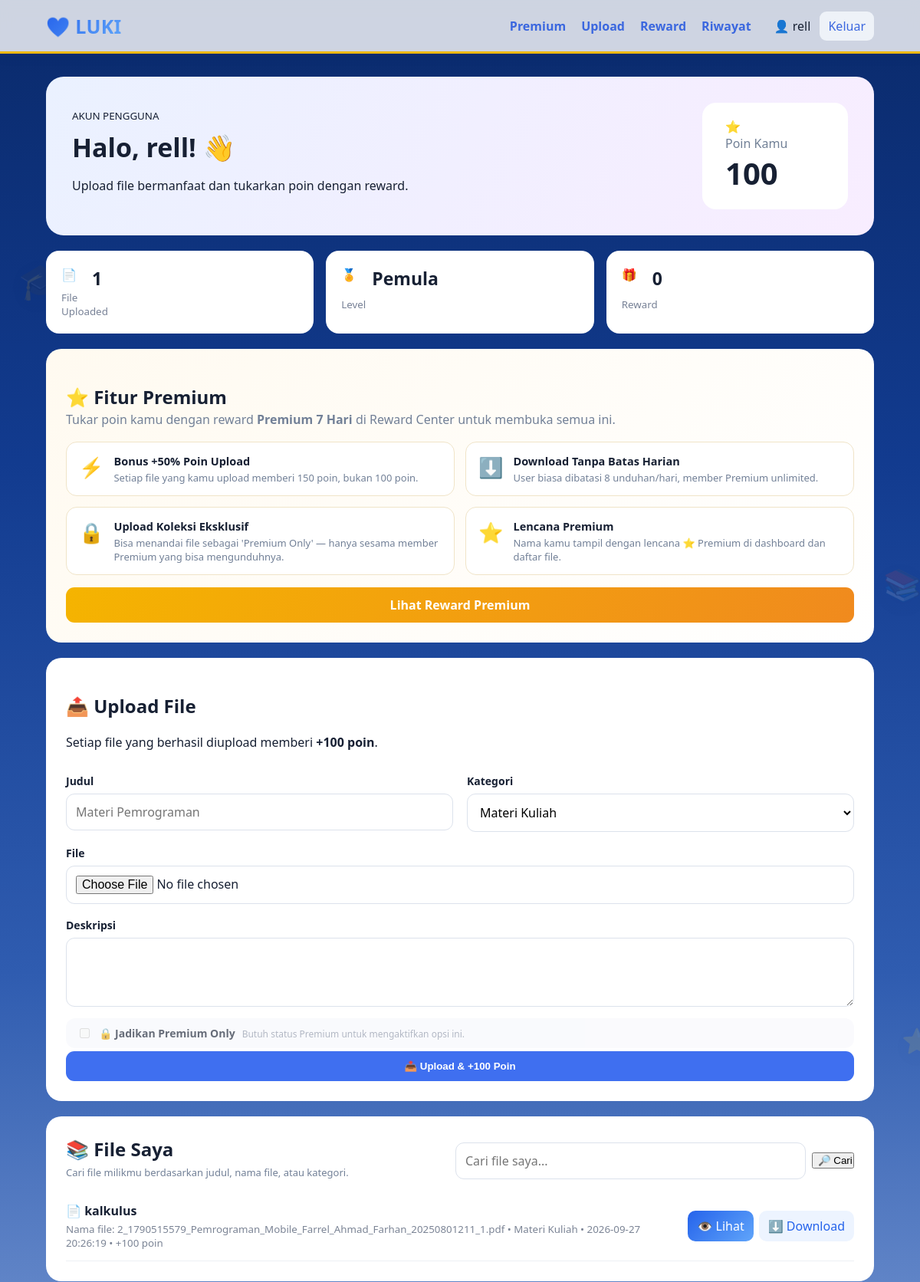
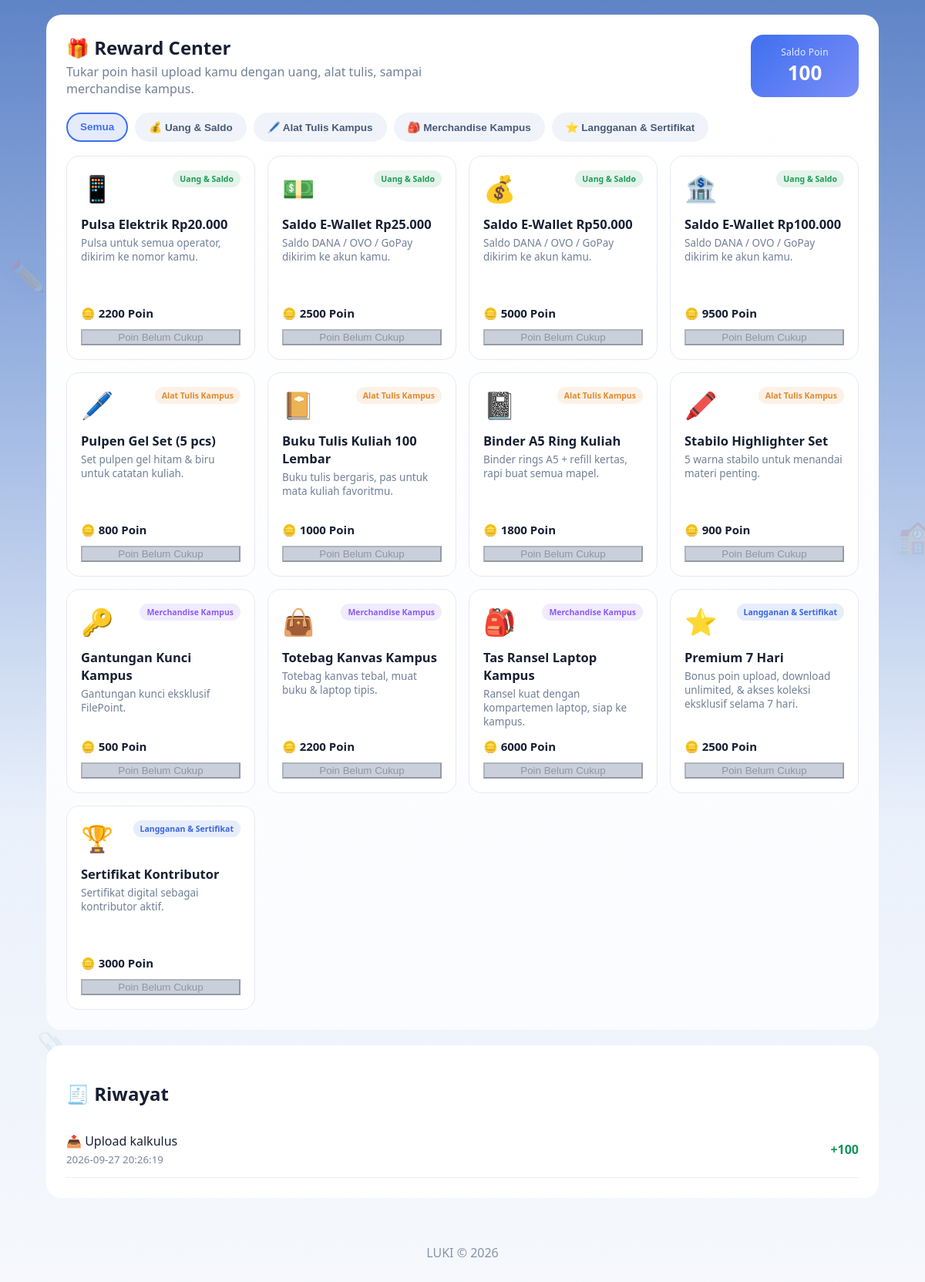
/dashboard (signed in), run on the app's committed database (2 pictures, top to bottom).
### tables this page shows
CREATE TABLE users(
        id INTEGER PRIMARY KEY AUTOINCREMENT, username TEXT UNIQUE NOT NULL,
        email TEXT UNIQUE NOT NULL, password TEXT NOT NULL,
        points INTEGER DEFAULT 0, role TEXT DEFAULT 'user', created_at TEXT NOT NULL, premium_until TEXT);

CREATE TABLE files(
        id INTEGER PRIMARY KEY AUTOINCREMENT, user_id INTEGER NOT NULL,
        title TEXT NOT NULL, category TEXT NOT NULL, filename TEXT NOT NULL,
        description TEXT, points INTEGER DEFAULT 100, created_at TEXT NOT NULL, premium_only INTEGER DEFAULT 0, file_hash TEXT);

CREATE TABLE history(
        id INTEGER PRIMARY KEY AUTOINCREMENT, user_id INTEGER NOT NULL,
        text TEXT NOT NULL, amount INTEGER NOT NULL, icon TEXT NOT NULL,
        created_at TEXT NOT NULL);

### app.py (the view)
@app.route("/dashboard")
def dashboard():
    u=user()
    if not u:return redirect(url_for("login"))
    q=request.args.get("q","" ).strip()
    c=conn()
    if q:
        like=f"%{q}%"
        fs=c.execute("""SELECT * FROM files WHERE user_id=?
                         AND (title LIKE ? OR filename LIKE ? OR category LIKE ?)
                         ORDER BY id DESC""",(u["id"],like,like,like)).fetchall()
    else:
        fs=c.execute("SELECT * FROM files WHERE user_id=? ORDER BY id DESC",(u["id"],)).fetchall()
    hs=c.execute("SELECT * FROM history WHERE user_id=? ORDER BY id DESC",(u["id"],)).fetchall()
    rs=c.execute("SELECT * FROM redemptions WHERE user_id=? ORDER BY id DESC",(u["id"],)).fetchall()
    c.close()
    categories=[]
    for r in REWARDS:
        if r["category"] not in categories: categories.append(r["category"])
    return render_template("dashboard.html",user=u,files=fs,history=hs,redemptions=rs,search=q,
                            rewards=REWARDS,categories=categories,cat_meta=CATEGORY_META,
                            is_premium=is_premium(u),premium_days=premium_days_left(u),
                            premium_benefits=PREMIUM_BENEFITS,free_upload_pts=FREE_UPLOAD_POINTS,
                            premium_upload_pts=PREMIUM_UPLOAD_POINTS,free_dl_limit=FREE_DAILY_DOWNLOAD_LIMIT)

### app.py (called while the page is built)
def conn():
    c=sqlite3.connect(DB); c.row_factory=sqlite3.Row; return c

def user():
    if "uid" not in session:return None
    c=conn(); x=c.execute("SELECT * FROM users WHERE id=?",(session["uid"],)).fetchone(); c.close(); return x

def is_premium(u):
    if not u or not u["premium_until"]: return False
    try: return datetime.strptime(u["premium_until"],"%Y-%m-%d %H:%M:%S")>datetime.now()
    except (ValueError,TypeError): return False

def premium_days_left(u):
    if not is_premium(u): return 0
    delta=datetime.strptime(u["premium_until"],"%Y-%m-%d %H:%M:%S")-datetime.now()
    return max(1,delta.days+(1 if delta.seconds>0 else 0))

### templates/dashboard.html (shortened to what this page needs)
<!doctype html><html lang="id"><head><link rel="stylesheet" href="{{url_for('static',filename='style.css')}}"></head><body><div class="deco-layer" aria-hidden="true">
<span style="top:10%;left:2%;font-size:46px;opacity:.14;animation-delay:.1s">🎓</span>
<span style="top:22%;left:96%;font-size:40px;opacity:.13;animation-delay:.7s">📚</span>
<span style="top:60%;left:1%;font-size:38px;opacity:.13;animation-delay:1.2s">✏️</span>
<span style="top:70%;left:97%;font-size:42px;opacity:.13;animation-delay:.4s">🏫</span>
<span style="top:90%;left:4%;font-size:34px;opacity:.12;animation-delay:1.5s">📎</span>
<span style="top:40%;left:98%;font-size:32px;opacity:.12;animation-delay:.9s">⭐</span>
</div><header><div class="brand">💙 LUKI</div><nav><a href="#premium">Premium</a><a href="#upload">Upload</a><a href="#reward">Reward</a><a href="#history">Riwayat</a></nav><div>👤 {{user.username}} <a class="logout" href="{{url_for('logout')}}">Keluar</a></div></header><main>
<section class="hero"><div><small>AKUN PENGGUNA</small><h1>Halo, {{user.username}}! {% if is_premium %}<span class="badge-premium">⭐ Premium</span>{% else %}👋{% endif %}</h1><p>{% if is_premium %}Member Premium aktif — sisa <b>{{premium_days}} hari</b>. Nikmati semua benefitnya di bawah.{% else %}Upload file bermanfaat dan tukarkan poin dengan reward.{% endif %}</p></div><div class="points">⭐<span>Poin Kamu</span><b>{{user.points}}</b></div></section>
<div class="stats"><div>📄<b>{{files|length}}</b><small>File Uploaded</small></div><div>🏅<b>{% if user.points>=10000 %}Elite{% elif user.points>=5000 %}Expert{% elif user.points>=2000 %}Aktif{% else %}Pemula{% endif %}</b><small>Level</small></div><div>🎁<b>{{redemptions|length}}</b><small>Reward</small></div></div>
<section id="premium" class="panel premium-panel">
  <h2>⭐ Fitur Premium</h2>
  <p class="sub">{% if is_premium %}Kamu sedang menikmati semua benefit ini selama <b>{{premium_days}} hari</b> ke depan.{% else %}Tukar poin kamu dengan reward <b>Premium 7 Hari</b> di Reward Center untuk membuka semua ini.{% endif %}</p>
  <div class="premium-grid">
    {% for b in premium_benefits %}
    <div class="premium-item"><i>{{b.icon}}</i><div><b>{{b.title}}</b><p>{{b.desc}}</p></div></div>
    {% endfor %}
  </div>
  {% if not is_premium %}<a href="#reward" class="btn full">Lihat Reward Premium</a>{% endif %}
</section>
<section id="upload" class="panel"><h2>📤 Upload File</h2><p>Setiap file yang berhasil diupload memberi <b>+{{'150 poin (bonus Premium ⭐)' if is_premium else '100 poin'}}</b>.</p><form method="post" action="{{url_for('upload')}}" enctype="multipart/form-data" class="grid"><div><label>Judul</label><input name="title" required placeholder="Materi Pemrograman"></div><div><label>Kategori</label><select name="category"><option>Materi Kuliah</option><option>Tugas</option><option>Modul</option><option>Template</option></select></div><div class="full"><label>File</label><input type="file" name="file" required></div><div class="full"><label>Deskripsi</label><textarea name="description"></textarea></div>
<div class="full premium-check {{'' if is_premium else 'locked'}}"><label class="checkline"><input type="checkbox" name="premium_only" {{'' if is_premium else 'disabled'}}> 🔒 Jadikan Premium Only <small>{{'Hanya sesama member Premium yang bisa mengunduh file ini.' if is_premium else 'Butuh status Premium untuk mengaktifkan opsi ini.'}}</small></label></div>
<button class="full">📤 Upload & +{{premium_upload_pts if is_premium else free_upload_pts}} Poin</button></form></section>
<section class="panel user-files-panel">
  <div class="file-panel-head">
    <div>
      <h2>📚 File Saya</h2>
      <p class="sub">Cari file milikmu berdasarkan judul, nama file, atau kategori.</p>
    </div>
    <form method="get" action="{{url_for('dashboard')}}" class="file-search">
      <input type="search" name="q" value="{{search}}" placeholder="Cari file saya..." autocomplete="off">
      <button type="submit">🔎 Cari</button>
    </form>
  </div>
  {% for f in files %}
  <div class="row file-row">
    <span>📄 <b>{{f.title}}</b>{% if f.premium_only %}<span class="lock-tag">🔒 Premium Only</span>{% endif %}<small>Nama file: {{f.filename}} • {{f.category}} • {{f.created_at}} • +{{f.points}} poin</small></span>
    <div class="file-actions">
      <a class="btn-view" href="{{url_for('user_file_view',id=f.id)}}" target="_blank" rel="noopener">👁️ Lihat</a>
      <a class="btn-download" href="{{url_for('download',id=f.id)}}">⬇️ Download</a>
    </div>
  </div>
  {% else %}<p>{% if search %}File yang sesuai dengan pencarian tidak ditemukan.{% else %}Belum ada file.{% endif %}</p>{% endfor %}
</section>
<section id="reward" class="panel reward-panel">
  <div class="reward-head">
    <div><h2>🎁 Reward Center</h2><p class="sub">Tukar poin hasil upload kamu dengan uang, alat tulis, sampai merchandise kampus.</p></div>
    <div class="reward-balance"><small>Saldo Poin</small><b>{{user.points}}</b></div>
  </div>
  <div class="tabs" role="tablist">
    <button type="button" class="tab active" data-tab="all">Semua</button>
    {% for cat in categories %}<button type="button" class="tab" data-tab="{{loop.index}}" style="--tab-c:{{cat_meta[cat].color}}">{{cat_meta[cat].icon}} {{cat}}</button>{% endfor %}
  </div>
  <div class="cards">
  {% for cat in categories %}
    {% for r in rewards if r.category==cat %}
    <article class="reward-card" data-group="{{categories.index(cat)+1}}" style="--cat-c:{{cat_meta[cat].color}}">
      <div class="reward-top"><i>{{r.icon}}</i><span class="tag">{{cat}}</span></div>
      <h3>{{r.name}}</h3>
      <p>{{r.desc}}</p>
      <div class="reward-bottom">
        <b class="cost">🪙 {{r.cost}} Poin</b>
        <form method="post" action="{{url_for('redeem')}}">
          <button class="btn-redeem" {% if user.points<r.cost %}disabled{% endif %}>{{'Tukarkan' if user.points>=r.cost else 'Poin Belum Cukup'}}</button>
        </form>
      </div>
    </article>
    {% endfor %}
  {% endfor %}
  </div>
</section>
<section id="history" class="panel"><h2>🧾 Riwayat</h2>{% for h in history %}<div class="row"><span>{{h.icon}} {{h.text}}<small>{{h.created_at}}</small></span><b class="{{'plus' if h.amount>0 else 'minus'}}">{{'+' if h.amount>0 else ''}}{{h.amount}}</b></div>{% else %}<p>Belum ada aktivitas.</p>{% endfor %}</section>
</main><footer>LUKI © 2026</footer><script src="{{url_for('static',filename='script.js')}}"></script></body></html>

### data on the page
users: username "rell", points "100", points "Poin Belum Cukup" "Poin Belum Cukup" "Poin Belum Cukup" "Poin Belum Cukup" "Poin Belum Cukup" "Poin Belum Cukup" "Poin Belum Cukup" "Poin Belum Cukup" "Poin Belum Cukup" "Poin Belum Cukup" "Poin Belum Cukup" "Poin Belum Cukup" "Poin Belum Cukup"
files: title "kalkulus", filename "2_1790515579_Pemrograman_Mobile_Farrel_Ahmad_Farhan_20250801211_1.pdf", category "Materi Kuliah", created_at "2026-09-27 20:26:19", points "100"
history: icon "📤", text "Upload kalkulus", created_at "2026-09-27 20:26:19", amount "+", amount "100"

### other printed values
{{ files|length }} "1"
{{ redemptions|length }} "0"
{{ b.icon }} "⚡" "⬇️" "🔒" "⭐"
{{ b.title }} "Bonus +50% Poin Upload" "Download Tanpa Batas Harian" "Upload Koleksi Eksklusif" "Lencana Premium"
{{ b.desc }} "Setiap file yang kamu upload memberi 150 poin, bukan 100 poin." "User biasa dibatasi 8 unduhan/hari, member Premium unlimited." "Bisa menandai file sebagai 'Premium Only' — hanya sesama member Premium yang bisa mengunduhnya." "Nama kamu tampil dengan lencana ⭐ Premium di dashboard dan daftar file."
{{ '150 poin (bonus Premium ⭐)' if is_premium else '100 poin' }} "100 poin"
{{ premium_upload_pts if is_premium else free_upload_pts }} "100"
{{ cat_meta[cat].icon }} "💰" "🖊️" "🎒" "⭐"
{{ cat }} "Uang & Saldo" "Alat Tulis Kampus" "Merchandise Kampus" "Langganan & Sertifikat"
{{ r.icon }} "📱" "💵" "💰" "🏦" "🖊️" "📔" "📓" "🖍️" "🔑" "👜" "🎒" "⭐" "🏆"
{{ cat }} "Uang & Saldo" "Uang & Saldo" "Uang & Saldo" "Uang & Saldo" "Alat Tulis Kampus" "Alat Tulis Kampus" "Alat Tulis Kampus" "Alat Tulis Kampus" "Merchandise Kampus" "Merchandise Kampus" "Merchandise Kampus" "Langganan & Sertifikat" "Langganan & Sertifikat"
{{ r.name }} "Pulsa Elektrik Rp20.000" "Saldo E-Wallet Rp25.000" "Saldo E-Wallet Rp50.000" "Saldo E-Wallet Rp100.000" "Pulpen Gel Set (5 pcs)" "Buku Tulis Kuliah 100 Lembar" "Binder A5 Ring Kuliah" "Stabilo Highlighter Set" "Gantungan Kunci Kampus" "Totebag Kanvas Kampus" "Tas Ransel Laptop Kampus" "Premium 7 Hari" "Sertifikat Kontributor"
{{ r.desc }} "Pulsa untuk semua operator, dikirim ke nomor kamu." "Saldo DANA / OVO / GoPay dikirim ke akun kamu." "Saldo DANA / OVO / GoPay dikirim ke akun kamu." "Saldo DANA / OVO / GoPay dikirim ke akun kamu." "Set pulpen gel hitam & biru untuk catatan kuliah." "Buku tulis bergaris, pas untuk mata kuliah favoritmu." "Binder rings A5 + refill kertas, rapi buat semua mapel." "5 warna stabilo untuk menandai materi penting." "Gantungan kunci eksklusif FilePoint." "Totebag kanvas tebal, muat buku & laptop tipis." "Ransel kuat dengan kompartemen laptop, siap ke kampus." "Bonus poin upload, download unlimited, & akses koleksi eksklusif selama 7 hari." "Sertifikat digital sebagai kontributor aktif."
{{ r.cost }} "2200" "2500" "5000" "9500" "800" "1000" "1800" "900" "500" "2200" "6000" "2500" "3000"
